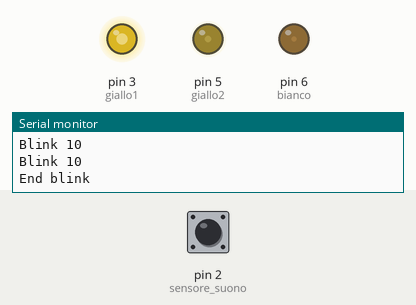
This sketch was run on a simulated Arduino Uno, built with avr-gcc and run on an emulated ATmega328P. Shown: output pins drawn as LEDs (lit = HIGH), the last lines printed to the serial monitor. Dashed ring = blinking. The test bench sets the inputs (shaded band); at power-on: pin 2 (sensore_suono) HIGH. Random numbers use the default seed unless the sketch sets one; pins used as bus, display or sensor lines are not drawn.

Above: at 4.27 s.
4.3 s: pin 2 (sensore_suono) pulsed HIGH 2 times (0.12 s each, 0.3 s apart)
At 4.75 s:
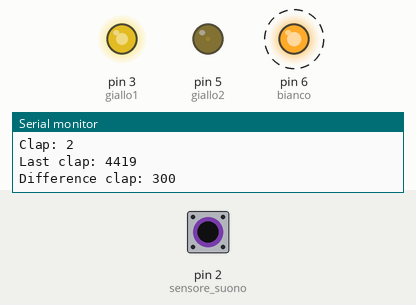
At 5.45 s:
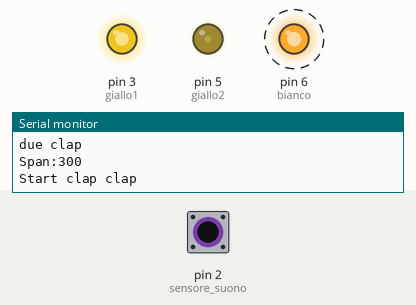
7.3 s: pin 2 (sensore_suono) pulsed HIGH 5 times (0.12 s each, 0.3 s apart)
At 7.7 s:
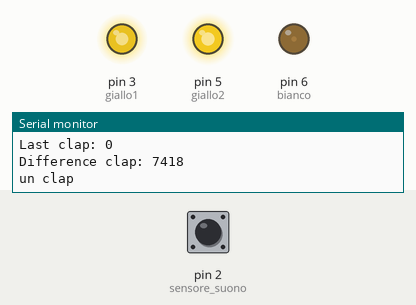
Timing chart, 0 to 21.9 s (numbered marks = the images above; inputs shaded):
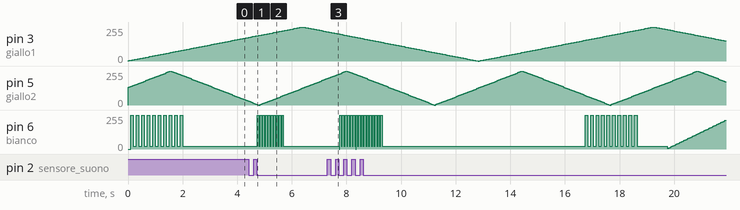

The sketch:

trilly.ino
```cpp
// PWM outputs connected to LED driver circuits
const int giallo1 = 3;//Red LED drive
const int giallo2 = 5;//Green LED drive
const int bianco = 6;//Blue LED drive
const int power = 4; //Always on for soundsensor

const int sensore_suono = 2; //Sensore sonoro attivo basso

// initial value for the variable resistors
long val_giallo1 = 0;
long val_giallo2 = 0;
long val_bianco = 0;

int side_giallo1 = +1;
int side_giallo2 = +1;
int side_bianco = +1;

int wait_time = 50;

int casual = 0;
int count = 0;

bool debug = false;

void setup() {
  //Serial
  Serial.begin(9600);
  if (debug) Serial.println("Inizio\n");
  //Pin led
  pinMode(giallo1, OUTPUT);
  pinMode(giallo2, OUTPUT);
  pinMode(bianco, OUTPUT);
  pinMode(power, OUTPUT);

  digitalWrite(power, HIGH);

  //Sensore sonoro
  attachInterrupt(digitalPinToInterrupt(sensore_suono), clap, FALLING);

  //Valori iniziali led
  val_bianco = 0;
  val_giallo1 = 0;
  val_giallo2 = 128000;
}

void loop() {

  //Fade gialli
  fade(giallo1, &val_giallo1, &side_giallo1, 2000);

  fade(giallo2, &val_giallo2, &side_giallo2, 4000);

  //Effetti blink
  switch (casual) {
    case 1:
      //Rapid blink
      Serial.println("BLink 80");
      rapid_blink(bianco, &val_bianco, 140);
      break;
    case 2:
      //Rapid blink
      Serial.println("BLink 40");
      rapid_blink(bianco, &val_bianco, 40);
      break;
    case 3:
      //Fade lento
      Serial.println("Fade lento");
      fade_blink(bianco, &val_bianco, &side_bianco, 5000);
      break;
    case 4:
      //Fade veloce
      Serial.println("Fade lento lento");
      fade_blink(bianco, &val_bianco, &side_bianco, 2000);
      break;
    case 5:
      //Sempre attivo
      Serial.println("Top white");
      top_high();
      break;
    case 6:
      //Tutto spento
      Serial.println("Bottom low");
      bottom_low();
      break;
    case 7:
      //Blink piccolo
      Serial.println("Blink 10");
      rapid_blink(bianco, &val_bianco, 40);
      break;
    case 8:
      //Rapid blink
      Serial.println("Blink 40");
      rapid_blink(bianco, &val_bianco, 160);
      break;
    case 9:
      //Fade lentissimo
      Serial.println("Fade lentissimo");
      fade_blink(bianco, &val_bianco, &side_bianco, 1000);
      break;
    case -1:
      //Clapclap
      rapid_blink_clap();
      break;
    default:
      if (casual < 0) {
        break;
      }
      //Generatore colore
      casual = random(600);
      if (debug) Serial.print("Casual: ");
      if (debug) Serial.println(casual);
      break;
  }

  delay(wait_time);
}

void top_high() {
  static unsigned long val = 0;

  if (count < 50) {
    count++;
    if(val<255) val +=60;
    if (debug) Serial.println(count);
  } else {
    val = 20;
    count = 0;
    casual = 0;
  }
  val_giallo1 = 255000;
  val_giallo2 = 255000;
  side_giallo1 = -1;
  side_giallo2 = -1;

  analogWrite(bianco, val);
}

void bottom_low() {
  if (count < 50) {
    count++;
    if(val_bianco>0) val_bianco -=60;
    if (debug) Serial.println(count);
  } else {
    val_bianco = 255;
    count = 0;
    casual = 0;
  }
  val_giallo1 = 0;
  val_giallo2 = 0;
  side_giallo1 = +1;
  side_giallo2 = +1;
  analogWrite(bianco, val_bianco);
}

void fade(int led, long* value, int* side, long step_value) {
  *value += *side * step_value;

  if (*value >= 255000) {
    *side = -1;
    *value = 255000;
  } else if (*value <= 20) {
    *side = +1;
    *value = 20;
  }
  analogWrite(led, *value / 1000);
}

void fade_blink(int led, long* value, int* side, long step_value) {
  if (debug) Serial.print("Fade");
  *value += *side * step_value;

  if (*value >= 255000) {
    *side = -1;
    *value = 255000;
  } else if (*value <= 0) {
    *side = +1;
    *value = 20;
    casual = 0;
  }
  analogWrite(led, *value / 1000);
}

void rapid_blink(int led, long* value, int blink_n) {
  //Controllo di ciclo
  if (count < blink_n) {
    count++;
    if (debug) Serial.print("Count: ");
    if (debug) Serial.println(count);
  } else {
    Serial.println("End blink");
    analogWrite(led, 20);
    count = 0;
    casual = 0;
    return;
  }

  if(count % 2 != 0) return;


  if (*value != 255 && *value != 0) {
    *value = 20;
  }
  if (*value == 255) {
    *value = 20;
  } else {
    *value = 255;
  }
  analogWrite(led, *value);
}

void rapid_blink_clap() {
  //Controllo di ciclo
  if (count < 20) {
    count++;
    if (debug) Serial.print("Count: ");
    if (debug) Serial.println(count);
  } else {
    Serial.println("End blink");
    analogWrite(bianco, 20);
    count = 0;
    casual = 0;
    return;
  }

  if (val_bianco != 255 && val_bianco != 0) {
    val_bianco = 20;
  }
  if (val_bianco == 255) {
    val_bianco = 20;
  } else {
    val_bianco = 255;
  }
  analogWrite(bianco, val_bianco);
}

void reset_white() {
  analogWrite(bianco, 0);
  val_bianco = 0;
}

void clap() {
  static unsigned long last_interrupt_time = 0;
  static unsigned long last_clap = 0;
  static int count_clap = 0;
  unsigned long interrupt_time = millis();


  if (interrupt_time - last_clap > 1000) {
      Serial.println("Azzera");
      count_clap = 0;
  }

  if (interrupt_time - last_interrupt_time > 100) {
    count_clap++;
    Serial.print("Clap: ");
    Serial.println(count_clap);

    Serial.print("Last clap: ");
    Serial.println(last_clap);
    Serial.print("Difference clap: ");
    Serial.println(interrupt_time - last_clap);

    if (count_clap == 1) {
      Serial.println("un clap");
      last_clap = millis();
    }

    if (count_clap >= 2) {
      Serial.println("due clap");
      Serial.print("Span:");
      Serial.println(interrupt_time - last_clap);
      if (interrupt_time - last_clap < 500) {
        Serial.println("Start clap clap");
        count = 0;
        casual = -1;
        reset_white();
      }
      last_clap = 0;
      count_clap = 0;
    }
  }

  last_interrupt_time = interrupt_time;
}
```

Measured:
- after the input at 4.3 s, pin 6 (bianco): alternates 255/255 for 0.05 s and 20/255 for 0.05 s, 20 changes in all, then stays 20/255, starting after 0.44 s
- by itself, pin 6 (bianco): alternates 255/255 for 0.10 s and 20/255 for 0.10 s, 20 changes in all, then stays 20/255
